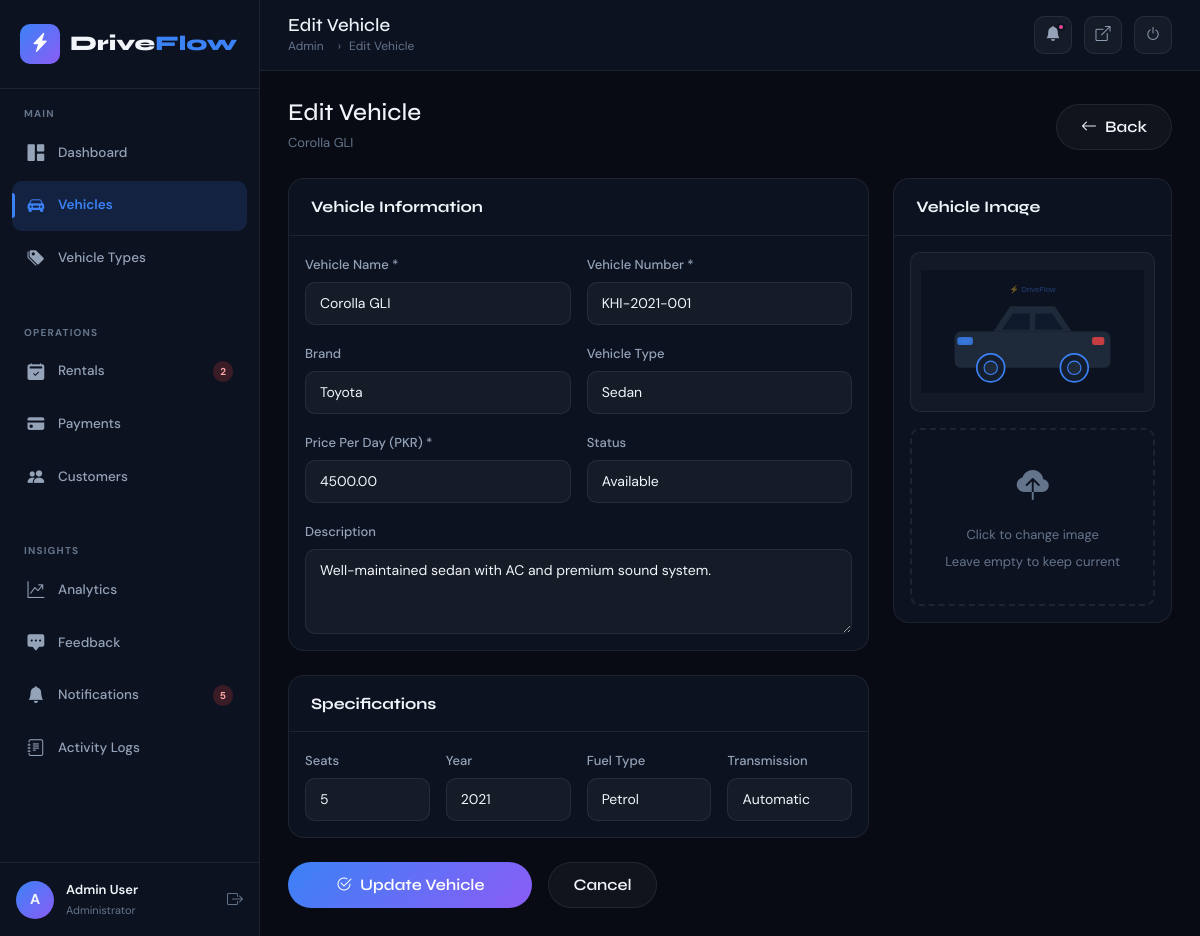
/admin/edit_vehicle.php?id=1 (signed in), run on the app's committed database.
### tables this page shows
CREATE TABLE vehicles (
    id INT AUTO_INCREMENT PRIMARY KEY,
    vehicle_name VARCHAR(150) NOT NULL,
    vehicle_number VARCHAR(50) NOT NULL UNIQUE,
    type_id INT,
    brand VARCHAR(100),
    price_per_day DECIMAL(10,2) NOT NULL,
    status ENUM('Available','Rented','Maintenance') DEFAULT 'Available',
    image VARCHAR(255) DEFAULT 'default.jpg',
    description TEXT,
    seats INT DEFAULT 5,
    fuel_type VARCHAR(50) DEFAULT 'Petrol',
    transmission VARCHAR(50) DEFAULT 'Manual',
    year INT,
    created_at TIMESTAMP DEFAULT CURRENT_TIMESTAMP,
    FOREIGN KEY (type_id) REFERENCES vehicle_types(id) ON DELETE SET NULL
);

CREATE TABLE vehicle_types (
    id INT AUTO_INCREMENT PRIMARY KEY,
    type_name VARCHAR(100) NOT NULL,
    description TEXT,
    created_at TIMESTAMP DEFAULT CURRENT_TIMESTAMP
);

### includes/config.php (called while the page is built, shortened)
<?php
function clean($str) {
    return htmlspecialchars(trim($str), ENT_QUOTES, 'UTF-8');
}
?>

### admin/edit_vehicle.php (the view, shortened to what this page needs)
<?php
require_once '../includes/config.php';
$db = getDB();
$id = (int)($_GET['id'] ?? 0);
$vehicle = $db->prepare("SELECT * FROM vehicles WHERE id=?");
$vehicle->execute([$id]);
$v = $vehicle->fetch();
$vehicleTypes = $db->query("SELECT * FROM vehicle_types ORDER BY type_name")->fetchAll();
?>
<!DOCTYPE html>
<html lang="en">
<head>
<link href="https://cdn.jsdelivr.net/npm/bootstrap@5.3.0/dist/css/bootstrap.min.css" rel="stylesheet">
<link href="https://cdn.jsdelivr.net/npm/bootstrap-icons@1.11.0/font/bootstrap-icons.css" rel="stylesheet">
<link href="../assets/css/main.css" rel="stylesheet">
<link href="../assets/css/admin.css" rel="stylesheet">
</head>
<body>
<div class="admin-wrapper">
  <?php include '../includes/admin_sidebar.php'; ?>
  <div class="main-content">
    <?php include '../includes/admin_header.php'; ?>
    <div class="content-area">
      <div class="d-flex align-items-center justify-content-between mb-4">
        <div><h4 class="mb-1">Edit Vehicle</h4><p style="color:var(--text-muted);font-size:13px;margin:0;"><?= clean($v['vehicle_name']) ?></p></div>
        <a href="<?= SITE_URL ?>/admin/vehicles.php" class="btn btn-glass"><i class="bi bi-arrow-left me-2"></i>Back</a>
      </div>
      <form method="POST" enctype="multipart/form-data">
        <div class="row g-4">
          <div class="col-lg-8">
            <div class="data-card mb-4">
              <div class="data-card-header"><h5 class="data-card-title">Vehicle Information</h5></div>
              <div class="data-card-body">
                <div class="row g-3">
                  <div class="col-md-6">
                    <label class="form-label">Vehicle Name *</label>
                    <input type="text" name="vehicle_name" class="form-control" value="<?= clean($v['vehicle_name']) ?>" required>
                  </div>
                  <div class="col-md-6">
                    <label class="form-label">Vehicle Number *</label>
                    <input type="text" name="vehicle_number" class="form-control" value="<?= clean($v['vehicle_number']) ?>" required>
                  </div>
                  <div class="col-md-6">
                    <label class="form-label">Brand</label>
                    <input type="text" name="brand" class="form-control" value="<?= clean($v['brand']) ?>">
                  </div>
                  <div class="col-md-6">
                    <label class="form-label">Vehicle Type</label>
                    <select name="type_id" class="form-select">
                      <?php foreach ($vehicleTypes as $t): ?>
                        <option value="<?= $t['id'] ?>" <?= $v['type_id'] == $t['id'] ? 'selected' : '' ?>><?= clean($t['type_name']) ?></option>
                      <?php endforeach; ?>
                    </select>
                  </div>
                  <div class="col-md-6">
                    <label class="form-label">Price Per Day (PKR) *</label>
                    <input type="number" name="price_per_day" class="form-control" value="<?= $v['price_per_day'] ?>" min="0" step="0.01" required>
                  </div>
                  <div class="col-md-6">
                    <label class="form-label">Status</label>
                    <select name="status" class="form-select">
                      <?php foreach (['Available','Rented','Maintenance'] as $s): ?>
                        <option value="<?= $s ?>" <?= $v['status'] === $s ? 'selected' : '' ?>><?= $s ?></option>
                      <?php endforeach; ?>
                    </select>
                  </div>
                  <div class="col-12">
                    <label class="form-label">Description</label>
                    <textarea name="description" class="form-control" rows="3"><?= clean($v['description']) ?></textarea>
                  </div>
                </div>
              </div>
            </div>
            <div class="data-card">
              <div class="data-card-header"><h5 class="data-card-title">Specifications</h5></div>
              <div class="data-card-body">
                <div class="row g-3">
                  <div class="col-md-3">
                    <label class="form-label">Seats</label>
                    <input type="number" name="seats" class="form-control" min="1" max="20" value="<?= $v['seats'] ?>">
                  </div>
                  <div class="col-md-3">
                    <label class="form-label">Year</label>
                    <input type="number" name="year" class="form-control" value="<?= $v['year'] ?>">
                  </div>
                  <div class="col-md-3">
                    <label class="form-label">Fuel Type</label>
                    <select name="fuel_type" class="form-select">
                      <?php foreach (['Petrol','Diesel','Electric','Hybrid','CNG'] as $f): ?>
                        <option value="<?= $f ?>" <?= $v['fuel_type'] === $f ? 'selected' : '' ?>><?= $f ?></option>
                      <?php endforeach; ?>
                    </select>
                  </div>
                  <div class="col-md-3">
                    <label class="form-label">Transmission</label>
                    <select name="transmission" class="form-select">
                      <option value="Automatic" <?= $v['transmission'] === 'Automatic' ? 'selected' : '' ?>>Automatic</option>
                    </select>
                  </div>
                </div>
              </div>
            </div>
          </div>
          <div class="col-lg-4">
            <div class="data-card">
              <div class="data-card-header"><h5 class="data-card-title">Vehicle Image</h5></div>
              <div class="data-card-body">
                <?php
                $imgPath = '../assets/images/vehicles/' . $v['image'];
                $previewSrc = ($v['image'] && $v['image'] !== 'default.jpg' && file_exists($imgPath)) ? $imgPath : '../assets/images/car-placeholder.svg';
                ?>
                <div class="mb-3 text-center">
                  <img id="imagePreview" src="<?= $previewSrc ?>" alt="Preview"
                       style="width:100%;height:160px;object-fit:contain;border-radius:10px;background:rgba(255,255,255,0.03);border:1px solid var(--dark-border);padding:10px;">
                </div>
                <label class="upload-zone d-block" for="imageInput">
                  <i class="bi bi-cloud-upload-fill"></i>
                  <span style="font-size:13px;">Click to change image</span>
                  <small class="d-block mt-1">Leave empty to keep current</small>
                </label>
              </div>
            </div>
          </div>
          <div class="col-12">
            <div class="d-flex gap-3">
              <button type="submit" class="btn btn-primary-glow px-5"><i class="bi bi-check2-circle me-2"></i>Update Vehicle</button>
              <a href="<?= SITE_URL ?>/admin/vehicles.php" class="btn btn-glass px-4">Cancel</a>
            </div>
          </div>
        </div>
      </form>
    </div>
  </div>
</div>
</body>
</html>

### assets/css/main.css (style rules this page uses)
:root { --dark-bg: #080b14; --dark-card: #0d1220; --dark-border: rgba(255,255,255,0.07); --dark-surface: #111827; --accent-blue: #3b82f6; --accent-purple: #8b5cf6; --accent-cyan: #06b6d4; --accent-pink: #ec4899; --accent-green: #10b981; --accent-orange: #f59e0b; --gradient-1: linear-gradient(135deg, #3b82f6, #8b5cf6); --gradient-2: linear-gradient(135deg, #06b6d4, #3b82f6); --gradient-3: linear-gradient(135deg, #ec4899, #8b5cf6); --text-primary: #f1f5f9; --text-secondary: #94a3b8; --text-muted: #64748b; --glass-bg: rgba(255,255,255,0.04); --glass-border: rgba(255,255,255,0.08); --shadow-glow: 0 0 30px rgba(59,130,246,0.2); --font-display: 'Syne', sans-serif; --font-body: 'DM Sans', sans-serif; --radius: 16px; --radius-sm: 10px; --transition: all 0.3s cubic-bezier(0.4, 0, 0.2, 1); }
*, *::before, *::after { box-sizing: border-box; margin: 0; padding: 0; }
html { scroll-behavior: smooth; }
body { background-color: var(--dark-bg); color: var(--text-primary); font-family: var(--font-body); font-size: 15px; line-height: 1.7; overflow-x: hidden; }
h1, h2, h3, h4, h5, h6 { font-family: var(--font-display); color: var(--text-primary); }
.btn-primary-glow { background: var(--gradient-1); border: none; color: #fff; font-family: var(--font-display); font-weight: 600; border-radius: 50px; padding: 10px 24px; transition: var(--transition); position: relative; overflow: hidden; }
.btn-primary-glow::before { content: ''; position: absolute; inset: 0; background: linear-gradient(135deg, rgba(255,255,255,0.2), transparent); opacity: 0; transition: var(--transition); }
.btn-glass { background: var(--glass-bg); border: 1px solid var(--glass-border); color: var(--text-primary); font-family: var(--font-display); font-weight: 600; border-radius: 50px; padding: 10px 24px; transition: var(--transition); backdrop-filter: blur(10px); }
.form-label { font-weight: 500; font-size: 13px; color: var(--text-secondary); margin-bottom: 6px; }
.form-control, .form-select { background: rgba(255,255,255,0.04) !important; border: 1px solid var(--glass-border) !important; color: var(--text-primary) !important; border-radius: var(--radius-sm) !important; padding: 10px 14px; font-size: 14px; transition: var(--transition); }
.form-control::placeholder { color: var(--text-muted); }

### assets/css/admin.css (style rules this page uses)
.admin-wrapper { display: flex; min-height: 100vh; background: var(--dark-bg); }
.main-content { margin-left: 260px; flex: 1; display: flex; flex-direction: column; min-height: 100vh; transition: var(--transition); }
.content-area { padding: 28px; flex: 1; }
.data-card { background: var(--dark-card); border: 1px solid var(--dark-border); border-radius: var(--radius); overflow: hidden; }
.data-card-header { padding: 18px 22px; border-bottom: 1px solid var(--dark-border); display: flex; align-items: center; justify-content: space-between; flex-wrap: wrap; gap: 10px; }
.data-card-title { font-size: 1rem; font-weight: 700; margin: 0; }
.data-card-body { padding: 16px; overflow-x: auto; }
.upload-zone { border: 2px dashed var(--glass-border); border-radius: var(--radius-sm); padding: 30px; text-align: center; cursor: pointer; transition: var(--transition); color: var(--text-muted); }
.upload-zone i { font-size: 2rem; display: block; margin-bottom: 8px; }

### data on the page
vehicles: vehicle_name "Corolla GLI", vehicle_number "KHI-2021-001", brand "Toyota", type_id "Sedan", price_per_day "4500.00", status "Available", description "Well-maintained sedan with AC and premium sound system.", seats "5", year "2021", fuel_type "Petrol", transmission "Automatic"

### other printed values
$pendingRentals "2"
$unreadNotifs "5"
substr($_SESSION['full_name'], 0, 1) "A"
$_SESSION['full_name'] "Admin User"
$pageTitle "Edit Vehicle"
$breadcrumb "Edit Vehicle"
